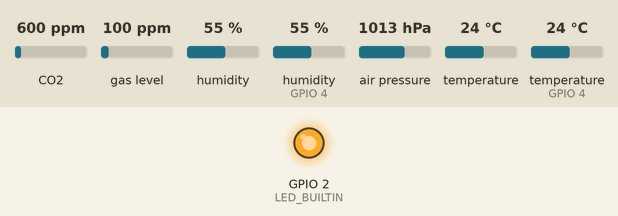
Simulated run of this program. Board: ESP8266 (NodeMCU). On the bench: output pins drawn as LEDs (lit = HIGH, except the on-board LED, lit = LOW). Inputs (shaded band) come from the test bench; at power-on: CO2 600 ppm, gas level 100 ppm, humidity 55 %, humidity (sensor on GPIO 4) 55 %, air pressure 1013 hPa, temperature 24 °C, temperature (sensor on GPIO 4) 24 °C. WiFi joins after 1.5 s; servers stay silent unless stated; the local clock reads 2024-03-15 10:24:30 at power-on unless the program sets it; no MQTT or app messages arrive unless stated; what the program prints to the serial monitor is not drawn. At 1.7 s the program puts the board to deep sleep or switches it off; the recording ends there.

Above: at 0.1 s.
Timing chart, 0 to 1.7 s (numbered marks = the images above):
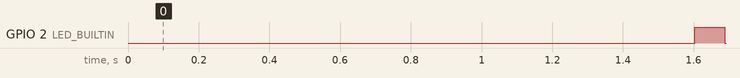

Measured:
- by itself, GPIO 2 (LED_BUILTIN): LOW → HIGH at 1.6 s, → LOW 0.08 s later

The program:

main.cpp
```cpp
#include <Arduino.h>

#include <Wire.h>
#include <SPI.h>
#include <ESP8266WiFi.h>
#include "IPAddress.h"
#include "pins_arduino.h"
#include "user_interface.h"
#include <cstdint>
#include <time.h>
#include <coredecls.h>

#include <Adafruit_BME280.h>
#include <Adafruit_SGP30.h>
#include <DHT.h>
#include <DHT_U.h>

#include <PubSubClient.h>

const char* STASSID = "";
const char* STAPSK = "";
const char* NTP_SERVER = "uk.pool.ntp.org";
const char* NTP_TZ = "BST0GMT,M3.2.0/2:00:00,M11.1.0/2:00:00";
const uint64_t DEEPSLEEP_TIME = 6E8;  // in us, equal to 10 mins

//time_t now;
//tm time_struct;

Adafruit_BME280 bme;  // Use I2C interface
//Adafruit_BME280_Humidity bme_humidity(&bme);  // Unified Sensor way of accessing humidity
Adafruit_SGP30 sgp;
DHT_Unified dht(4, DHT22);  // Use GPIO pin 4

WiFiClient mqttSocket;
IPAddress mqtt_server_address(192, 168, 1, 126);
PubSubClient mqttClient(mqtt_server_address, 1883, mqttSocket);
const char* mqttCLientId = "WeatherStation";

typedef struct __attribute__((packed)) sensor_message_header_t {
  uint32_t magic_value;
} SensorMessageHeader;

typedef struct __attribute__((packed)) sensor_payload_t {
  int64_t posix_time;
  float bmeTemperature;
  float bmePressure;
  float bmeHumidity;
  uint16_t eCO2;  // in ppm
  uint16_t TVOC;  // in ppb
  float DHT22Temperature;
  float DHT22Humidity;
} SensorPayload;

typedef struct __attribute__((packed)) message_t {
  SensorMessageHeader header;
  SensorPayload payload;
} SensorMessage;

// Set the update timer for NTP
uint32_t sntp_update_delay_MS_rfc_not_less_than_15000 () {
  return 5 * 60 * 1000UL; // 5 min
}

// Fetches the current posix time
int64_t get_posix_time() {
  time_t now;
  time(&now);
  return (int64_t) now;
}

/// Calculate absolute from relative humidity
uint32_t getAbsoluteHumidity(float temperature, float humidity) {
    const float absoluteHumidity = 216.7f * ((humidity / 100.0f) * 6.112f * exp((17.62f * temperature) / (243.12f + temperature)) / (273.15f + temperature)); // [g/m^3]
    const uint32_t absoluteHumidityScaled = static_cast<uint32_t>(1000.0f * absoluteHumidity); // [mg/m^3]
    return absoluteHumidityScaled;
}

// Print the time
void print_time() {
  time_t now;
  tm time_struct;
  time(&now);                       // read the current time
  localtime_r(&now, &time_struct);           // update the structure tm with the current time

  Serial.print("POSIX time: ");
  Serial.println((int64_t) now);

  Serial.print("year:");
  Serial.print(time_struct.tm_year + 1900);  // years since 1900
  Serial.print("\tmonth:");
  Serial.print(time_struct.tm_mon + 1);      // January = 0 (!)
  Serial.print("\tday:");
  Serial.print(time_struct.tm_mday);         // day of month
  Serial.print("\thour:");
  Serial.print(time_struct.tm_hour);         // hours since midnight  0-23
  Serial.print("\tmin:");
  Serial.print(time_struct.tm_min);          // minutes after the hour  0-59
  Serial.print("\tsec:");
  Serial.print(time_struct.tm_sec);          // seconds after the minute  0-61*
  Serial.print("\twday");
  Serial.print(time_struct.tm_wday);         // days since Sunday 0-6
  if (time_struct.tm_isdst == 1)             // Daylight Saving Time flag
    Serial.print("\tDST");
  else
    Serial.print("\tstandard");
  Serial.println();
}

// Print if the time was set (a callback)
void time_set(bool from_sntp){
  Serial.print(F("Time was set from_sntp=")); Serial.println(from_sntp);
}

/*!
 * @brief Takes measurements from every sensor and prints to serial
*/
void measure_print_sensors() {

  // measure & print BME280 sensor values
  Serial.print("Temperature = ");
  Serial.print(bme.readTemperature());
  Serial.println(" °C");
  Serial.print("Pressure = ");
  Serial.print(bme.readPressure() / 100.0F);
  Serial.println(" hPa");
  Serial.print("Humidity = ");
  Serial.print(bme.readHumidity());
  Serial.println(" %");

  // measure & print SGP30 sensor values
  if(!sgp.IAQmeasure()){
    Serial.println("Unable to read from SGP 30 sensor.");
  } else {
    Serial.print("TVOC "); Serial.print(sgp.TVOC); Serial.print(" ppb\t");
    Serial.print("eCO2 "); Serial.print(sgp.eCO2); Serial.println(" ppm");
  }

  sensors_event_t dht_event;
  dht.temperature().getEvent(&dht_event);
  if (isnan(dht_event.temperature)) {
    Serial.println(F("Error reading temperature!"));
  }
  else {
    Serial.print(F("Temperature: "));
    Serial.print(dht_event.temperature);
    Serial.println(F("°C"));
  }
  // Get humidity event and print its value.
  dht.humidity().getEvent(&dht_event);
  if (isnan(dht_event.relative_humidity)) {
    Serial.println(F("Error reading humidity!"));
  }
  else {
    Serial.print(F("Humidity: "));
    Serial.print(dht_event.relative_humidity);
    Serial.println(F("%"));
  }
}


/*!
 * @brief Initialises the MQTT client, return false after 5 attempts...
*/
bool initialise_mqtt(){
  Serial.println("Connecting to MQTT server");
  uint8_t attempts = 0;
  while(attempts < 5){
    if(mqttClient.connect(mqttCLientId, NULL, NULL)){
      Serial.println("Connected to MQTT server");
      return true;
    }
    Serial.print("Connection failed with state ");
    Serial.println(mqttClient.state());
    attempts++;
    yield();
  }
  Serial.println("Giving up connecting to MQTT server.");
  return false;
}


/*!
 * @brief Sets up Serial, NTP, WiFi, randomSeed
 */
void initialise_esp() {

  // Initialise Serial & LED
  Serial.begin(115200);
  Serial.println("NTP Attempt");

  // Initialise NTP
  settimeofday_cb(time_set);
  configTime(NTP_TZ, NTP_SERVER);
  yield();  // settimeofday_cb is always deferred to next yield/delay, it's not immediate!

  // Initialise WiFi
  /*WiFi.persistent(false);*/
  WiFi.mode(WIFI_STA);
  WiFi.begin(STASSID, STAPSK);
  while (WiFi.status() != WL_CONNECTED){
    delay(200);
    Serial.print(".");
  }
  Serial.println("\nWiFi connected\n");

  randomSeed(micros());  // Use the time to connect as a source of entropy
}


/*!
 * @brief Initialises each sensor, printing debug to Serial
 * @returns True if successful
*/
bool initialise_sensors() {

  // initialise BMP280
  if (!bme.begin(BME280_ADDRESS_ALTERNATE)) {
    Serial.println("Could not find BME280 sensor!");
    return false;
  }
  Serial.println("Using BME280 weather station presets");
  Serial.println("forced mode, 1x temperature / 1x humidity / 1x pressure oversampling,");
  Serial.println("filter off");
  bme.setSampling(
    Adafruit_BME280::MODE_FORCED,
    Adafruit_BME280::SAMPLING_X1, // temperature
    Adafruit_BME280::SAMPLING_X1, // pressure
    Adafruit_BME280::SAMPLING_X1, // humidity
    Adafruit_BME280::FILTER_OFF
  );
  Serial.println();

  // initialise the DHT22
  dht.begin();
  Serial.println("Initialised DHT22");

  // initialise the SGP 30
  if(!sgp.begin()){
    Serial.println("Could not connect to SGP 30 sensor");
    return false;
  }

  return true;
}


/*!
 * @brief Reads each sensor and populates a SensorPayload
 * @returns SensorPayload A struct containing all the sensor measurements
*/
SensorPayload measure_sensors() {

  SensorPayload payload = {};

  // BME measurement
  bme.takeForcedMeasurement();
  payload.bmeTemperature = bme.readTemperature();  // in °C
  payload.bmeHumidity = bme.readHumidity();  // in %
  payload.bmePressure = bme.readPressure();  // in Pa

  // SGP30 measurement
  sgp.setHumidity(getAbsoluteHumidity(payload.bmeTemperature, payload.bmeHumidity));
  if(!sgp.IAQmeasure()){
    payload.eCO2 = 0;
    payload.TVOC = 0;
  } else {
    payload.eCO2 = sgp.eCO2;
    payload.TVOC = sgp.TVOC;
  }

  // DHT22 measurement
  sensors_event_t dht_measurement;
  dht.temperature().getEvent(&dht_measurement);
  if(!isnan(dht_measurement.temperature)) {
    payload.DHT22Temperature = dht_measurement.temperature;
  }
  dht.humidity().getEvent(&dht_measurement);
  if(!isnan(dht_measurement.relative_humidity)) {
    payload.DHT22Humidity = dht_measurement.relative_humidity;
  }

  payload.posix_time = get_posix_time();

  return payload;
}


// Sets the ESP to deepsleep, reawakening RF on restart
void start_sleep(){
  uint64_t max_sleep_time = ESP.deepSleepMax();
  uint64_t sleep_time = min(max_sleep_time, DEEPSLEEP_TIME);
  Serial.print("Sleeping for ");
  Serial.print(sleep_time / 1E6);
  Serial.print("s (max ");
  Serial.print(max_sleep_time / 1E6);
  Serial.println("s)");
  ESP.deepSleep(sleep_time, WAKE_RF_DEFAULT);
}


void setup() {

  Serial.println("Startup");
  initialise_esp();
  yield();
  pinMode(LED_BUILTIN, OUTPUT);
  digitalWrite(LED_BUILTIN, HIGH);
  Serial.println("Initialised ESP8266");
  if(!initialise_mqtt()){
    Serial.println("Reattempt MQTT connection on next cycle");
    start_sleep();
  }
  yield();
  Serial.println("Initialised MQTT connection");
  initialise_sensors();
  yield();
  Serial.println("Sensors set up");
  Serial.println("Initialisation complete\n");

  Serial.println("Estimated time:");
  print_time();

  // for debugging
  // measure_print_sensors();

  const SensorMessageHeader sensor_header = {0x12345678};  // A magic word
  const SensorPayload sensor_values = measure_sensors();
  const SensorMessage sensor_message = {sensor_header, sensor_values};
  Serial.print("eCO2 value: ");
  Serial.println(sensor_values.eCO2);
  Serial.print("TVOC value: ");
  Serial.println(sensor_values.TVOC);
  Serial.print("Error value: ");

  yield();

  bool publish_success = mqttClient.publish("weather/test", (byte*)&sensor_message, sizeof(sensor_message));
  if(!publish_success){
    Serial.println("MQTT publish unsuccessful");
  }

  yield();  // Without this, the message isn't actually sent before sleep!
  digitalWrite(LED_BUILTIN, LOW);

  Serial.println(F("\n------------------------------------\n"));
  start_sleep();
}

void loop() {

  /*digitalWrite(LED_BUILTIN, !digitalRead(LED_BUILTIN));  // Flip the LED*/
  /**/
  /*Serial.println("Estimated time:");*/
  /*print_time();*/
  /**/
  /*// for debugging*/
  /*// measure_print_sensors();*/
  /**/
  /*const SensorMessageHeader sensor_header = {0x12345678};*/
  /*const SensorPayload sensor_values = measure_sensors();*/
  /*const SensorMessage sensor_message = {sensor_header, sensor_values};*/
  /**/
  /*bool publish_success = mqttClient.publish("weather/test", (byte*)&sensor_message, sizeof(sensor_message));*/
  /*if(!publish_success){*/
  /*  Serial.println("MQTT publish unsuccessful");*/
  /*}*/
  /**/
  /*Serial.println(F("\n------------------------------------\n"));*/
  /*if(!mqttClient.loop()){*/
  /*  Serial.println("Lost connection to the MQTT server, reconnecting");*/
  /*  initialise_mqtt();*/
  /*}*/
  /*delay(10000);*/
}
```
